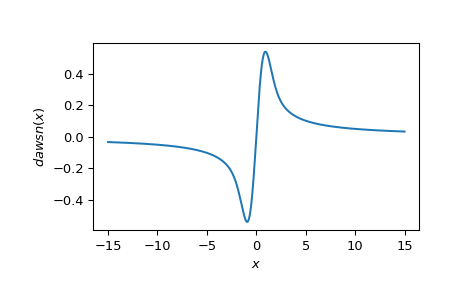

This chart was generated by the following Python code:
from scipy import special
import matplotlib.pyplot as plt
x = np.linspace(-15, 15, num=1000)
plt.plot(x, special.dawsn(x))
plt.xlabel('$x$')
plt.ylabel('$dawsn(x)$')
plt.show()
